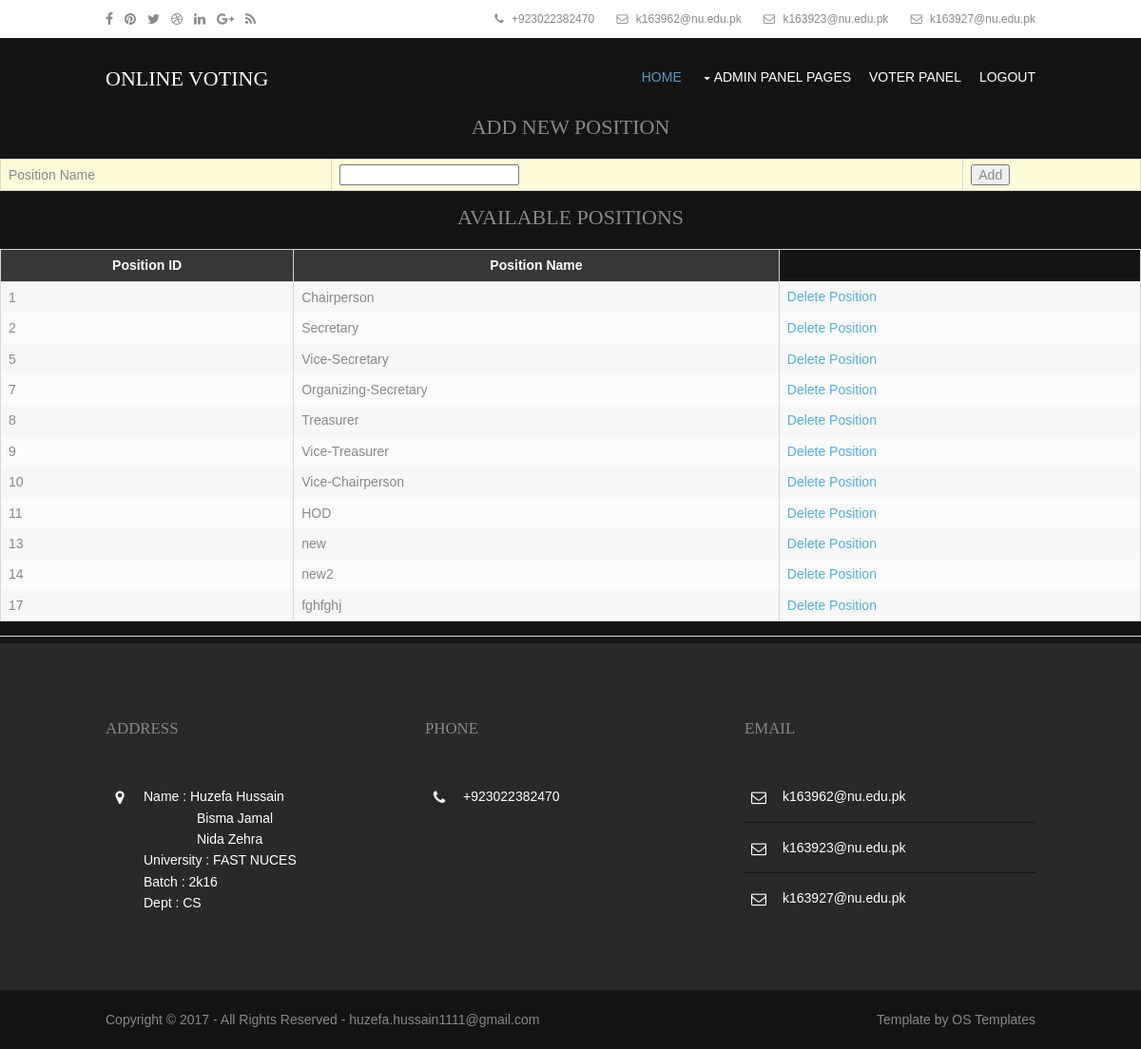
/admin/positions.php, run on the app's committed database.
### tables this page shows
CREATE TABLE IF NOT EXISTS `tbpositions` (
  `position_id` int(5) NOT NULL AUTO_INCREMENT,
  `position_name` varchar(45) NOT NULL,
  PRIMARY KEY (`position_id`)
);

### admin/positions.php (the view, shortened to what this page needs)
<?php
	require('../connection.php');
	$result=mysqli_query($db,"SELECT * FROM tbPositions")
	or die("There are no records to display ... \n" . mysql_error());
	?>
<!DOCTYPE html>
<html>
<head>
<link href="layout/styles/layout.css" rel="stylesheet" type="text/css" media="all">
</head>
<body id="top">
<div class="wrapper row0">
  <div id="topbar" class="hoc clear">
    <div class="fl_left">
      <ul class="faico clear">
        <li><a class="faicon-facebook" href="https://www.facebook.com/"><i class="fa fa-facebook"></i></a></li>
        <li><a class="faicon-pinterest" href="https://uk.pinterest.com/"><i class="fa fa-pinterest"></i></a></li>
        <li><a class="faicon-twitter" href="https://twitter.com/"><i class="fa fa-twitter"></i></a></li>
        <li><a class="faicon-dribble" href="https://dribbble.com/"><i class="fa fa-dribbble"></i></a></li>
        <li><a class="faicon-linkedin" href="https://www.linkedin.com/"><i class="fa fa-linkedin"></i></a></li>
        <li><a class="faicon-google-plus" href="https://plus.google.com/"><i class="fa fa-google-plus"></i></a></li>
        <li><a class="faicon-rss" href="https://www.rss.com/"><i class="fa fa-rss"></i></a></li>
      </ul>
    </div>
    <div class="fl_right">
      <ul class="nospace inline pushright">
        <li><i class="fa fa-phone"></i> +923022382470</li>
        <li><i class="fa fa-envelope-o"></i> k163962@nu.edu.pk</li>
		<li><i class="fa fa-envelope-o"></i> k163923@nu.edu.pk</li>
		<li><i class="fa fa-envelope-o"></i> k163927@nu.edu.pk</li>
      </ul>
    </div>
  </div>
</div>
<div class="wrapper row1">
  <header id="header" class="hoc clear">
    <div id="logo" class="fl_left">
      <h1><a href="index.php">ONLINE VOTING</a></h1>
    </div>
    <nav id="mainav" class="fl_right">
      <ul class="clear">
        <li class="active"><a href="admin.php">Home</a></li>
        <li><a class="drop" href="#">Admin Panel Pages</a>
        </li>
        <li><a href="http://localhost/online_voting/index.php">Voter Panel</a></li>
        <li><a href="logout.php">Logout</a></li>
      </ul>
    </nav>
  </header>
</div>
<div >
	<table width="380" align="center">
	<CAPTION><h3>ADD NEW POSITION</h3></CAPTION>
	<form name="fmPositions" id="fmPositions" action="positions.php" method="post" onsubmit="return positionValidate(this)">
	<tr>
	    <td bgcolor="#fefbd8">Position Name</td>
	    <td bgcolor="#fefbd8"><input type="text" name="position" /></td>
	    <td bgcolor="#fefbd8"><input type="submit" name="Submit" value="Add" /></td>
	</tr>
	</table>
	<table border="0" width="420" align="center">
		<CAPTION><h3>AVAILABLE POSITIONS</h3></CAPTION>
		<tr>
		<th>Position ID</th>
		<th>Position Name</th>
		</tr>
		<?php
			while ($row=mysqli_fetch_array($result)){
			echo "<tr>";
			echo "<td>" . $row['position_id']."</td>";
			echo "<td>" . $row['position_name']."</td>";
			echo '<td><a href="positions.php?id=' . $row['position_id'] . '">Delete Position</a></td>';
			echo "</tr>";
			}
		?>
	</table>
	<hr>
</div>
<?php include("../footer.php"); ?>
</body>
</html>

### admin/layout/styles/layout.css (style rules this page uses)
#topbar { padding:5px 0; font-size:12px; }
#topbar .fl_right { margin-top:4px; }
#topbar .fl_right .inline > li i { margin:0 5px 0 0; line-height:normal; }
#header { padding:30px 0 0 0; }
#header #logo { margin-top:; }
#header #logo h1 { margin:0; padding:0; font-size:22px; text-transform:uppercase; }
*, *::before, *::after { transition:all .3s ease-in-out; }
nav ul, nav ol { margin:0; padding:0; list-style:none; }
#mainav, #breadcrumb, .sidebar nav { line-height:normal; }
#mainav .drop::after, #mainav li li .drop::after, #breadcrumb li a::after, .sidebar nav a::after { position:absolute; font-family:"FontAwesome"; font-size:10px; line-height:10px; }
#mainav ul.clear { margin-top:3px; }
#mainav ul { text-transform:uppercase; }
#mainav li { display:inline-block; position:relative; margin:0 15px 0 0; padding:0; }
#mainav li:last-child { margin-right:0; }
#mainav li a { display:block; padding:0 0 32px 0; }
#mainav .drop { padding-left:15px; }
#mainav .drop::after, #mainav li li .drop::after { content:"\f0d7"; }
#mainav .drop::after { top:5px; left:5px; }
table, th, td { border:1px solid; border-collapse:collapse; vertical-align:top; }
table, th { table-layout:auto; }
table { width:100%; margin-bottom:15px; }
th, td { padding:5px 8px; }
td { border-width:0 1px; }
.faico { margin:0; padding:0; list-style:none; }
.faico li { display:inline-block; float:left; margin:0 12px 0 0; padding:0; line-height:normal; }
.faico li:last-child { margin-right:0; }
.faico a { display:block; height:30px; line-height:30px; font-size:14px; text-align:center; }
.faico a { color:inherit; background-color:transparent; }
body { color:#888888; background-color:#141414; }
a { color:#56AED4; }
hr, .borderedbox { border-color:#D7D7D7; }
.row0 { color:#888888; background-color:#FFFFFF; }
.row1 { color:#FFFFFF; background-color:#141414; }
#header #logo * { color:inherit; }
#mainav li a { color:inherit; }
#mainav .active a, #mainav a:hover, #mainav li:hover > a { color:#5B9BBD; background-color:inherit; }
table, th, td, #comments .avatar, #comments input, #comments textarea { border-color:#D7D7D7; }
th { color:#FFFFFF; background-color:#373737; }
tr, #comments li, #comments input[type="submit"], #comments input[type="reset"] { color:inherit; background-color:#FBFBFB; }
tr:nth-child(even), #comments li:nth-child(even) { color:inherit; background-color:#F7F7F7; }
table a, #comments a { background-color:inherit; }
@media screen and (min-width:978px) { .hoc { max-width:978px; } }

### admin/layout/styles/framework.css (style rules this page uses)
html { overflow-y:scroll; overflow-x:hidden; }
html, body { margin:0; padding:0; font-size:14px; line-height:1.6em; }
*, *::before, *::after { box-sizing:border-box; }
.nospace { margin:0; padding:0; list-style:none; }
.inline * { display:inline-block; }
.inline *:last-child { margin-right:0; }
.pushright li { margin-right:20px; }
.pushright li:last-child { margin-right:0; }
.clear, .group { display:block; }
.clear::before, .clear::after, .group::before, .group::after { display:table; content:""; }
.clear, .clear::after, .group, .group::after { clear:both; }
a { outline:none; text-decoration:none; }
.fl_left, .imgl { float:left; }
.fl_right, .imgr { float:right; }
body, input, textarea, select { font-family:Verdana, Geneva, sans-serif; }
h1, h2, h3, h4, h5, h6, .heading { font-family:Georgia, "Times New Roman", Times, serif; }
form, fieldset, legend { margin:0; padding:0; border:none; }
label, input, textarea, select, button { display:block; resize:none; outline:none; color:inherit; font-size:inherit; font-family:inherit; vertical-align:middle; }
h1, h2, h3, h4, h5, h6, .heading { margin:0 0 20px 0; font-size:22px; line-height:normal; font-weight:normal; text-transform:capitalize; }
hr { display:block; width:100%; height:1px; border:solid; border-width:1px 0 0 0; }
.wrapper { display:block; width:100%; margin:0; padding:0; text-align:left; word-wrap:break-word; }
.hoc { display:block; margin:0 auto; }
address, article, aside, figcaption, figure, footer, header, main, nav, section { display:block; margin:0; padding:0; }

### data on the page
tbpositions: position_id "1", position_name "Chairperson"
tbpositions: position_id "2", position_name "Secretary"
tbpositions: position_id "5", position_name "Vice-Secretary"
tbpositions: position_id "7", position_name "Organizing-Secretary"
tbpositions: position_id "8", position_name "Treasurer"
tbpositions: position_id "9", position_name "Vice-Treasurer"
tbpositions: position_id "10", position_name "Vice-Chairperson"
tbpositions: position_id "11", position_name "HOD"
tbpositions: position_id "13", position_name "new"
tbpositions: position_id "14", position_name "new2"
tbpositions: position_id "17", position_name "fghfghj"
